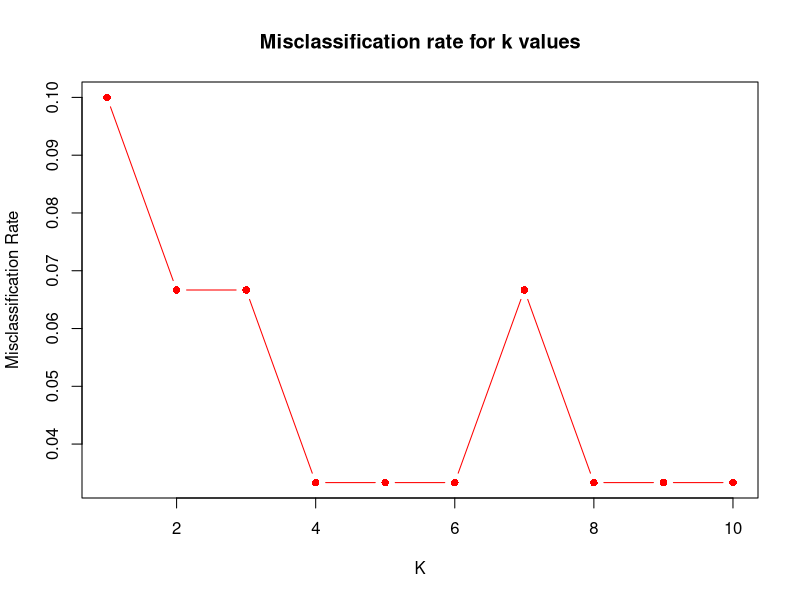
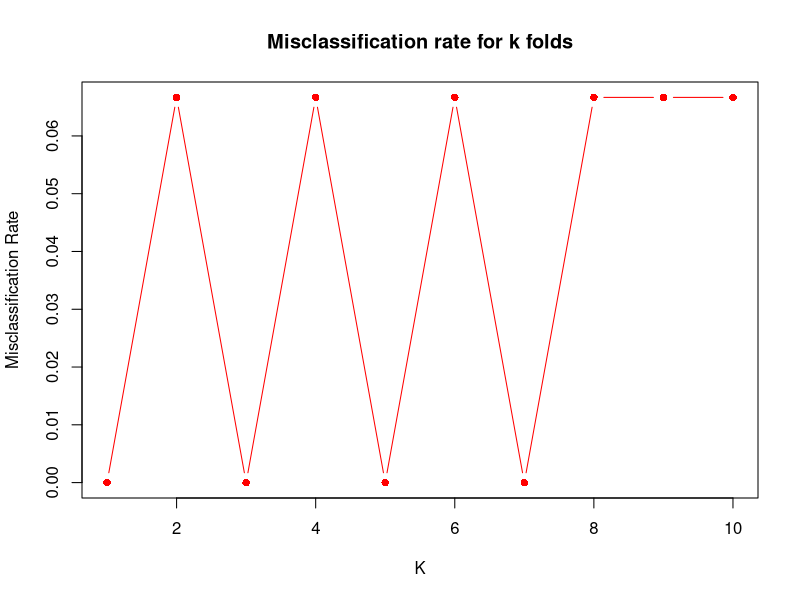
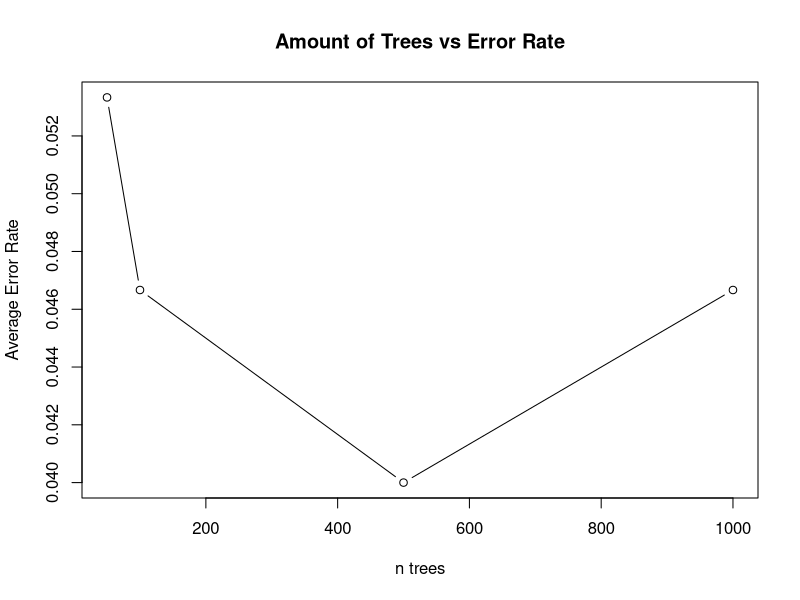

Here is the R script that generated these plots, in order:
## ---- chunk 1
knitr::opts_chunk$set(echo = TRUE)
## ---- chunk 2
install.packages(c('randomForest', 'caret', 'class'))

library(class)
library(caret)
library(randomForest)
library(MASS)

# load data from CSV
Iris <- read.csv("bezedekIris.csv")
iris_data <- Iris
View(Iris)
attach(Iris)
## ---- chunk 3
set.seed(1)
k = 10
cv.error <- rep(0, k)
splits <- createFolds(Class, returnTrain = FALSE)
for(i in 1:k) {
  #Split into train and test
  test <- splits[[i]]
  train <- -(test)
  Iris.test <- Iris[test, ]
  Class.test <- Class[test]
  
  #Train model
  lda.fit <- lda(Class ~ ., data = Iris, subset = train)
  
  #Test model
  lda.pred <- predict(lda.fit, Iris.test)
  lda.class <- lda.pred$class
  cv.error[i] <- mean(lda.class != Class.test)
}
cv.error
mean(cv.error)

lda.fit <- lda(Class ~ ., data = Iris)
lda.fit
## ---- chunk 4
set.seed(1)
k = 10
cv.error <- rep(0, k)
splits <- createFolds(Class, returnTrain = FALSE)
for(i in 1:k) {
  #Split into train and test
  test <- splits[[i]]
  train <- -(test)
  Iris.test <- Iris[test, ]
  Class.test <- Class[test]
  
  #Train model
  qda.fit <- qda(Class ~ ., data = Iris, subset = train)
  
  #Test model
  qda.pred <- predict(qda.fit, Iris.test)
  qda.class <- qda.pred$class
  cv.error[i] <- mean(qda.class != Class.test)
}
cv.error
mean(cv.error)

qda.fit <- qda(Class ~ ., data = Iris)
qda.fit
## ---- chunk 5
#### FITTING A KNN CLASSIFIER MODEL FOR DIFFERENT VALUES OF K TO FIND THE BEST K WITH LEAST MISCLASSIFICATION RATE
set.seed(300)
train_indices = sample(1:nrow(iris_data), 0.8 * nrow(iris_data))
train_data=iris_data[train_indices, ]
test_data=iris_data[-train_indices, ]
predictors=names(train_data)[1:4]
response="Class"
correct_classification=numeric()
misclassification_rates=numeric()
for (k_value in 1:10) {
  knn_predictions=knn(train = train_data[, predictors], test = test_data[, predictors], cl = train_data[, response], k = k_value)
  confusion_matrix=table(Actual = test_data[, response], Predicted = knn_predictions)
  correct_classification=sum(diag(confusion_matrix)) / sum(confusion_matrix)
  misclassification_rate=1 - correct_classification
  misclassification_rates=c(misclassification_rates, misclassification_rate)
  print(k_value)
  print(confusion_matrix)
  }
print(misclassification_rates)
plot(1:10, misclassification_rates, type = "b", xlab = "K",pch=16,col="red", ylab = "Misclassification Rate", main = "Misclassification rate for k values")
### After fitting the knn model on different k it is observed that 1,3,4,8,9,10 gives the minimum misclassification rate. So the knn model with k =3 can be choosen for further validation
## ---- chunk 6
### APPLYING 10 FOLD CROSS VALIDATION FOR TESTING THE MODEL PREDICTIONS
set.seed(123)
attach(iris_data)
predictors = names(iris_data)[1:4]
response = "Class"
irirs_data_2 = iris_data[,c(predictors,response),drop=FALSE]
k_folds = 10
folds = createFolds(irirs_data_2$Class,k=k_folds,list=TRUE,returnTrain = FALSE)
missclassification_rates = numeric()
for (fold_ind in folds){
  fold = unlist(fold_ind)
  train_data = irirs_data_2[-fold,]
  test_data = irirs_data_2[fold,]
  knn_predictions = knn(train = train_data[,predictors],test=test_data[,predictors],cl=train_data[,response],k=3)
  confusion_matrix = table(Actual=test_data[,response],Predicted=knn_predictions)
  correct_classification = sum(diag(confusion_matrix))/sum(confusion_matrix)
  missclassification_rate = 1-correct_classification
  missclassification_rates = c(missclassification_rates,missclassification_rate)
}
print(missclassification_rates)
plot(1:10, missclassification_rates, type = "b",pch =16,col="red", xlab = "K", ylab = "Misclassification Rate", main = "Misclassification rate for k folds")
average_missclassification = mean(missclassification_rates)
print(average_missclassification)
### After applying the k fold cross validation the average misclassification rate shows up to be 0.04
## ---- chunk 7
Iris$Class <- as.factor(Iris$Class)
## ---- chunk 8
set.seed(1)
k=10
mis.errors.50=rep(k)
Iris.splits=createFolds(Iris$Class, k = k, returnTrain = FALSE)

for (i in 1:k){
  # split into train/test
  Iris.test=Iris[Iris.splits[[i]],]
  Iris.train=Iris[-Iris.splits[[i]],]
  
  # train model
  rf.fit = randomForest(Iris.train$Class ~ ., data=Iris.train, type='classification',importance=TRUE, proximity=TRUE, ntree=50) 
  
  # predict on test and get error from confusion matrix
  predictions=predict(rf.fit, Iris.test)
  rf.cm=table(predictions,Iris.test$Class)
  mis.error=1-sum(diag(rf.cm))/sum(rf.cm)
  
  mis.errors.50[i]=mis.error
}

mean(mis.errors.50)
## ---- chunk 9
set.seed(1)
k=10
mis.errors.100=rep(k)
Iris.splits=createFolds(Iris$Class, k = k, returnTrain = FALSE)

for (i in 1:k){
  # split into train/test
  Iris.test=Iris[Iris.splits[[i]],]
  Iris.train=Iris[-Iris.splits[[i]],]
  
  # train model
  rf.fit = randomForest(Iris.train$Class ~ ., data=Iris.train, type='classification',importance=TRUE, proximity=TRUE, ntree=100) 
  
  # predict on test and get error from confusion matrix
  predictions=predict(rf.fit, Iris.test)
  rf.cm=table(predictions,Iris.test$Class)
  mis.error=1-sum(diag(rf.cm))/sum(rf.cm)
  
  mis.errors.100[i]=mis.error
}

mean(mis.errors.100)
## ---- chunk 10
set.seed(1)
k=10
mis.errors.500=rep(k)
Iris.splits=createFolds(Iris$Class, k = k, returnTrain = FALSE)

for (i in 1:k){
  # split into train/test
  Iris.test=Iris[Iris.splits[[i]],]
  Iris.train=Iris[-Iris.splits[[i]],]
  
  # train model
  rf.fit = randomForest(Iris.train$Class ~ ., data=Iris.train, type='classification',importance=TRUE, proximity=TRUE, ntree=500) 
  
  # predict on test and get error from confusion matrix
  predictions=predict(rf.fit, Iris.test)
  rf.cm=table(predictions,Iris.test$Class)
  mis.error=1-sum(diag(rf.cm))/sum(rf.cm)
  
  mis.errors.500[i]=mis.error
}

mean(mis.errors.500)
## ---- chunk 11
set.seed(1)
k=10
mis.errors.1000=rep(k)
Iris.splits=createFolds(Iris$Class, k = k, returnTrain = FALSE)

for (i in 1:k){
  # split into train/test
  Iris.test=Iris[Iris.splits[[i]],]
  Iris.train=Iris[-Iris.splits[[i]],]
  
  # train model
  rf.fit = randomForest(Iris.train$Class ~ ., data=Iris.train, type='classification',importance=TRUE, proximity=TRUE, ntree=1000) 
  
  # predict on test and get error from confusion matrix
  predictions=predict(rf.fit, Iris.test)
  rf.cm=table(predictions,Iris.test$Class)
  mis.error=1-sum(diag(rf.cm))/sum(rf.cm)
  
  mis.errors.1000[i]=mis.error
}

mean(mis.errors.1000)
## ---- chunk 12
ave.errors=c(mean(mis.errors.50),mean(mis.errors.100),mean(mis.errors.500),mean(mis.errors.1000))

plot(c(50,100,500,1000),ave.errors, xlab = 'n trees', ylab='Average Error Rate', type='b')

title('Amount of Trees vs Error Rate')
